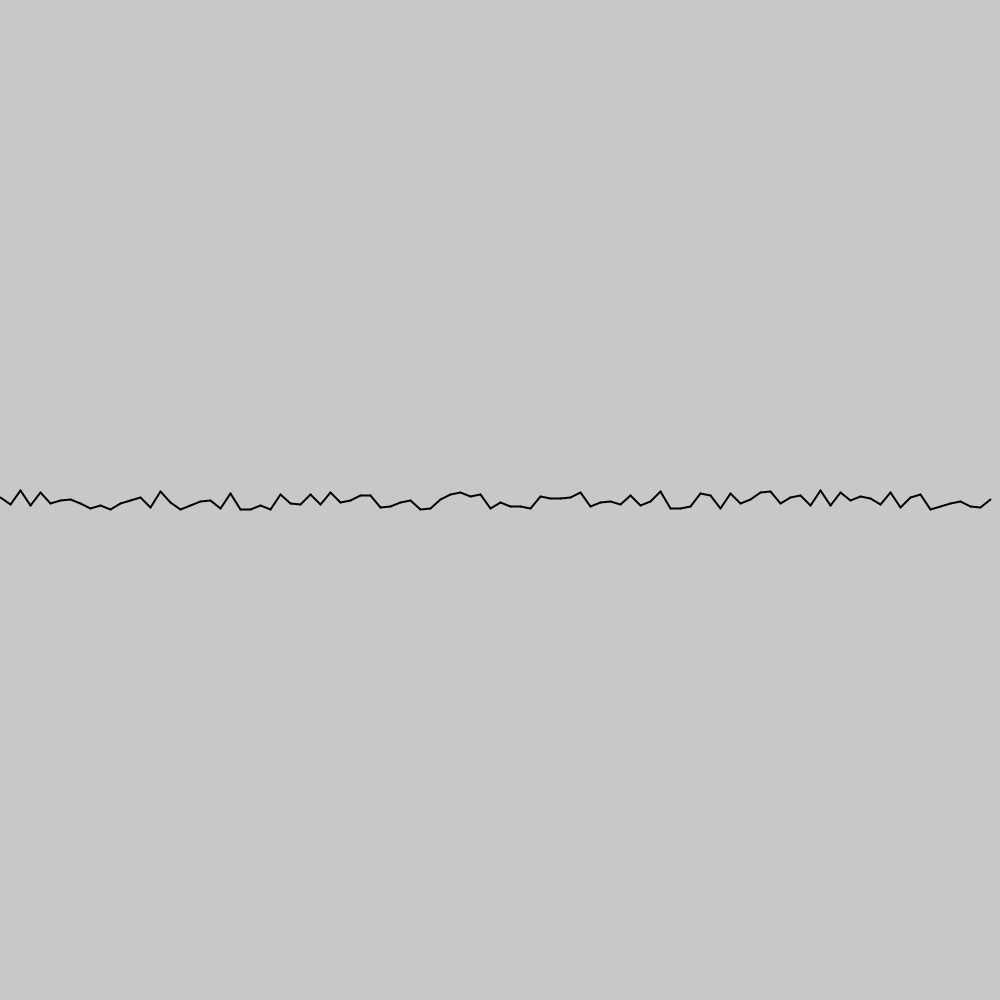
Frame 1 (no input)
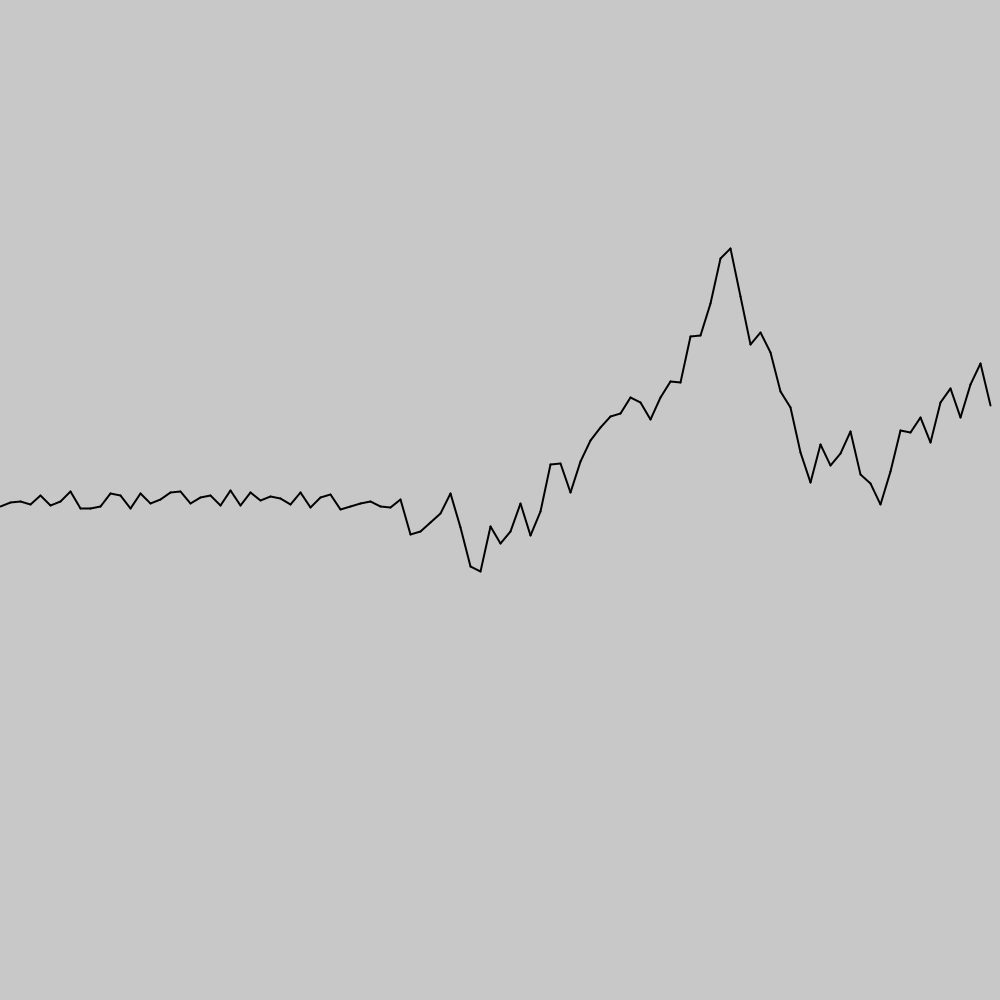
Frame 60 (the mouse pressed at the canvas centre just before this capture)
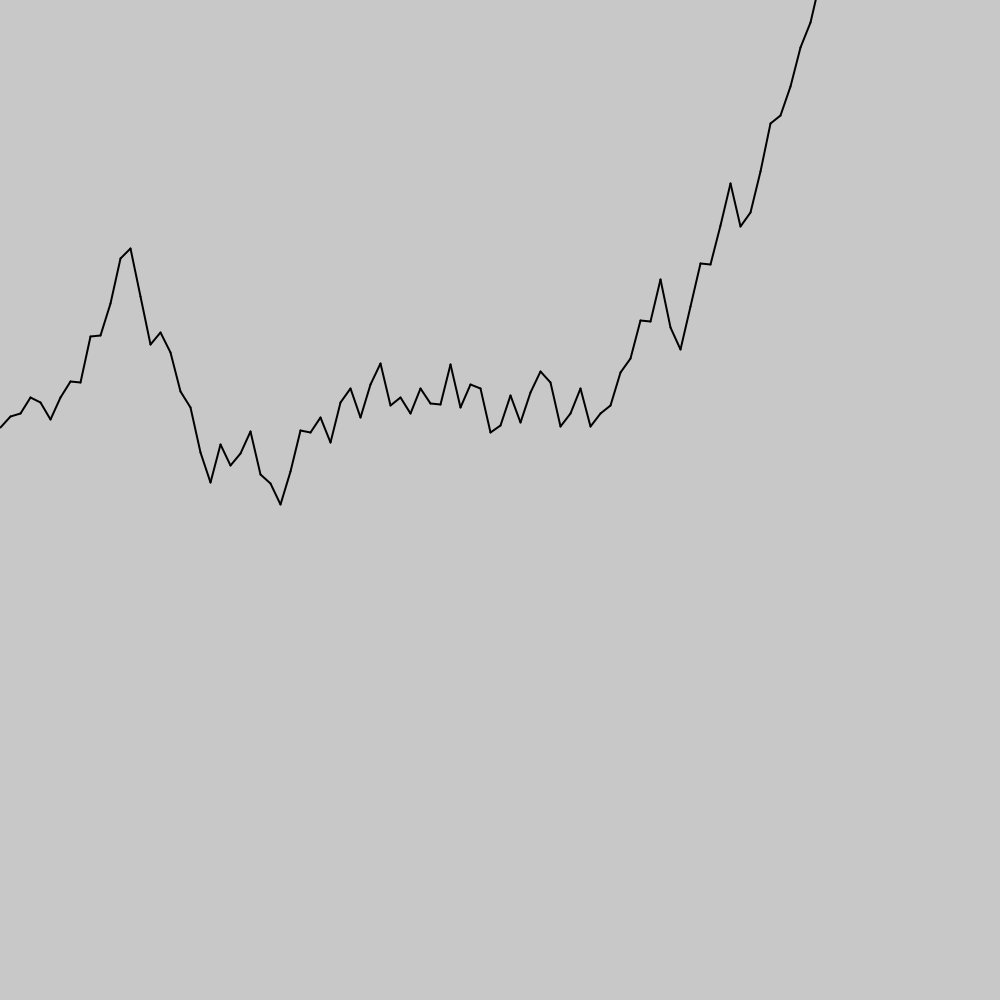
Frame 120 (the mouse held since frame 60 and released just before this capture)

The Processing sketch that drew these frames (run headless with seeded random() and noise(); from frame 60 on, the mouse is pressed at the canvas centre):

// Processing sketch: Graph_avance
// ── Graph_avance.pde
float [] x = new float[100];
float [] y = new float [100];
int add = 100;
int speed = 100;
int temps = millis();
void setup()
    {
      size(1000,1000);
      for (int i=0; i<x.length; i++)
      {
        x[i] = i*10;
        y[i] = random(-10,10);
        
      }
      
    }
    
void draw()
    {
      background(200);
   

    for (int k = 0; k<x.length-1; k++){
      strokeWeight(2);
      line(x[k],-y[k]+height/2,x[k+1],-y[k+1]+height/2);
      
      y[k]=y[k+1];
      
    }
    /*
    if (x.length < width){
    x = append(x, add);
    y = append(y, y[y.length-1]+random(-10,10));
    add++;
    }
    else{
    y[y.length-1] = y[y.length-1]+random(-50,50);
    }*/
     
      y[y.length-1] = y[y.length-1]+random(-50,50);
      
    
    delay(10);
    }
 
